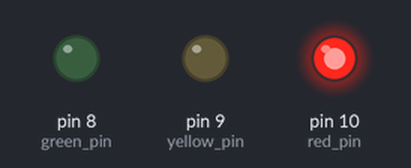
The sketch below on a simulated Arduino Uno, built with avr-gcc and run on an emulated ATmega328P. Shown: output pins drawn as LEDs (lit = HIGH).

Above: at 5.0 s.
At 11.0 s:
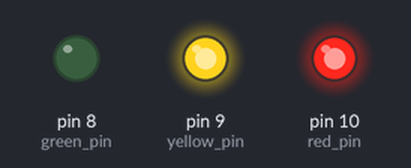
At 17.0 s:
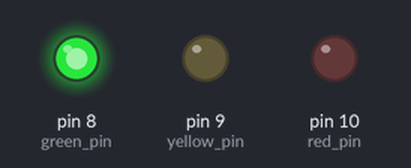
At 23.0 s:
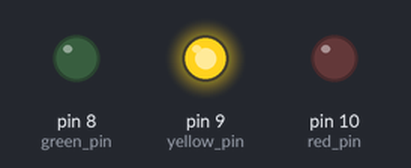
Timing chart, 0 to 31.2 s (numbered marks = the images above):
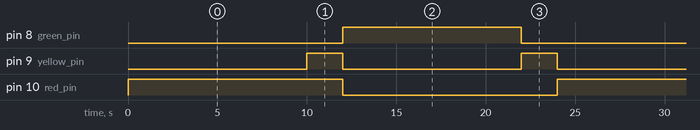

Measured:
- by itself, pin 8 (green_pin): alternates HIGH for 10.0 s and LOW for 14.0 s
- by itself, pin 9 (yellow_pin): alternates HIGH for 2.0 s and LOW for 10.0 s
- by itself, pin 10 (red_pin): alternates HIGH for 12.0 s and LOW for 12.0 s

The sketch:

semafaro.ino
```cpp
int led_delay = 10000; // tempo entre as alteracoes
int red_pin = 10;
int yellow_pin = 9;
int green_pin = 8;

void setup() {
  pinMode(red_pin, OUTPUT);
  pinMode(yellow_pin, OUTPUT);
  pinMode(green_pin, OUTPUT);
}

void loop() {
  digitalWrite(red_pin, HIGH);
  delay(led_delay);

  digitalWrite(yellow_pin, HIGH);
  delay(2000);

  digitalWrite(green_pin, HIGH);
  digitalWrite(red_pin, LOW);
  digitalWrite(yellow_pin, LOW);
  delay(led_delay);

  digitalWrite(yellow_pin, HIGH);
  digitalWrite(green_pin, LOW);
  delay(2000);


  digitalWrite(yellow_pin, LOW);
}
```
